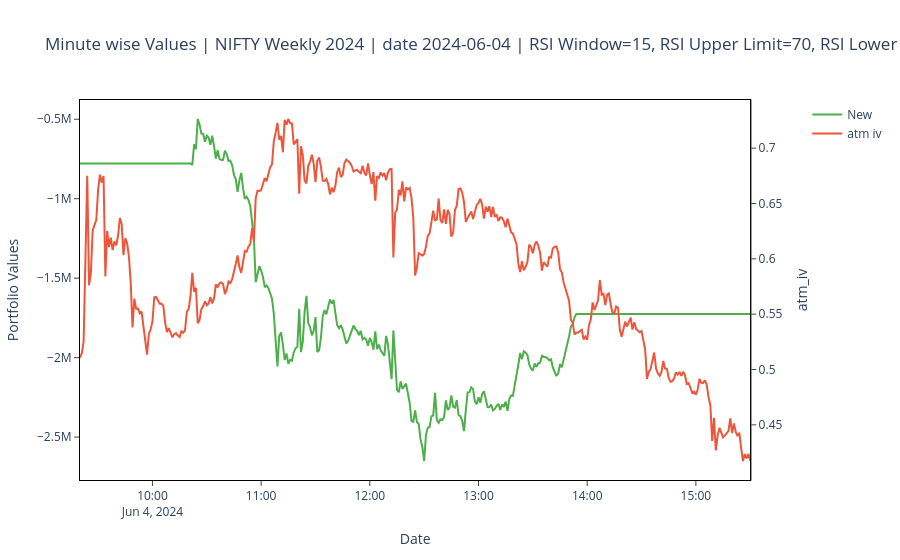

Notebook cell for this chart:
### Code cell
comp_var = "Values"
a = datetime(2024, 6, 4)
Comparison(comp_var, a)

### Figure 1 — Plotly figure (JSON) as saved in the notebook; plotly's stock layout.template omitted (floating-point values rounded to 4 significant figures; data arrays with more than 128 entries replaced by an {"elided": "..."} marker saying what was removed)
{"data": [{"line": {"color": "#4daf4a"}, "mode": "lines", "name": "New", "type": "scatter", "x": {"elided": "371 str values"}, "y": {"elided": "371 float values"}}, {"mode": "lines", "name": "atm iv", "type": "scatter", "x": {"elided": "371 str values"}, "xaxis": "x", "y": {"elided": "371 float values"}, "yaxis": "y2"}], "layout": {"plot_bgcolor": "white", "title": {"text": "Minute wise Values | NIFTY Weekly 2024 | date 2024-06-04 | RSI Window=15, RSI Upper Limit=70, RSI Lower Limit=15"}, "xaxis": {"anchor": "y", "domain": [0, 0.94], "gridcolor": "white", "linecolor": "black", "mirror": true, "showline": true, "ticks": "outside", "title": {"text": "Date"}}, "yaxis": {"anchor": "x", "domain": [0, 1], "gridcolor": "white", "linecolor": "black", "mirror": true, "showline": true, "ticks": "outside", "title": {"text": "Portfolio Values"}}, "yaxis2": {"anchor": "x", "gridcolor": "white", "linecolor": "black", "mirror": true, "overlaying": "y", "showline": true, "side": "right", "ticks": "outside", "title": {"text": "atm_iv"}}}}
